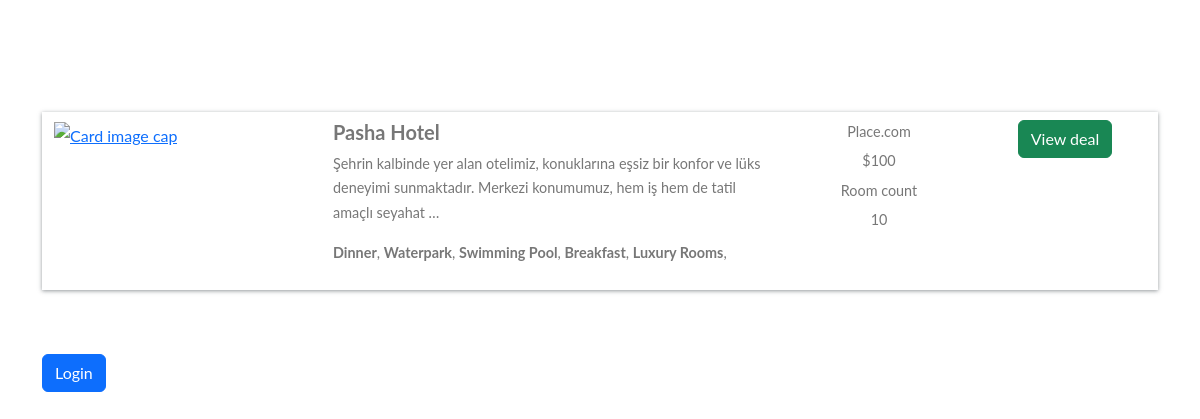
/hotel-detail/c705aa552460495b8ad7b716faaf2148/, run on the app's committed database.
### home/models.py (models this page shows, shortened)
class BaseModel(models.Model):
    uid = models.UUIDField(default=uuid.uuid4 , editable=False,primary_key=True)
    created_at = models.DateField(auto_now_add=True)
    updated_at = models.DateField(auto_now_add=True)
    class Meta:
        abstract = True

class Hotel(BaseModel):
    hotel_name = models.CharField(max_length=100)
    hotel_price = models.IntegerField()
    description = models.TextField()
    amenities = models.ManyToManyField(Amenities)
    room_count = models.IntegerField(default=10)

class Amenities(BaseModel):
    amenity_name = models.CharField(max_length=100)

### home/views.py (the view, shortened to what this page needs)
# urls.py: path("hotel-detail/<uid>/",hotel_detail,name ="hotel_detail"),
def hotel_detail(request,uid):
    hotel_obj = Hotel.objects.get(uid = uid)
    return render(request , 'hotel_detail.html' ,{
        'hotels_obj' :hotel_obj
    })

### home/templates/hotel_detail.html (shortened to what this page needs)
{% extends "base.html" %}
{%  block start %}
<div class="container mt-5 pt-5">
    <div class="row search-card-result">
        <div class="col-md-3">
        <a href="/hotel-detail/{{hotels_obj.uid}}">
            <img class="img-fluid" src="/media/{{hotels_obj.images.first.images}}" alt="Card image cap">
        </a></div>
        <div class="col-md-5">
            <h5>{{hotels_obj.hotel_name}}</h5>
            <p>
                {{hotels_obj.description|truncatechars:150}}
            </p>
            <p>
                {%for amenitie in hotels_obj.amenities.all %}
                <b>{{amenitie.amenity_name}}</b>,
                {% endfor %}
            </p>
        </div>
        <div class="col-md-2 border-left text-center more-offers">
            <p>Place.com</p>
            <p>${{hotels_obj.hotel_price}}</p>
            <p>Room count</p>
            <p>{{hotels_obj.room_count}}</p>
        </div>
        <div class="col-md-2 border-left text-center more-offers">
            <div class="btn btn-success">View deal </div>
        </div>
    </div>
    {% if request.user.is_authenticated %}
    <div class="filter-card">
        <h5>Book Hotel</h5>
        {%include "messages.html"%}
        <form method="post">
            {% csrf_token %}
            <div class="row form-group">
                <div class="col-md-12">
                    <label for="mintopay">Check in</label>
                    <p>
                        <input type="date" name="checkin" id="checkin" class="form-control">
                    </p>
                </div>
                <div class="col-md-12">
                    <label for="maxtopay">Check out</label>
                    <p>
                        <input type="date" name="checkout" id="checkout" class="form-control">
                    </p>
                </div>
            </div>
            <div class="row form-group">
                <div class="col-md-12">
                    <input type="submit" class="btn btn-primary btn-block" value="Book">
                </div>
            </div>
        </form>
    </div>
    {% else %}
    <a href="/login/" class="btn btn-primary mt-5 ">Login</a>
    {% endif %}
</div>
{% endblock %}

### home/templates/base.html (shortened to what this page needs)
<!doctype html>
<html lang="en">
  <head>
    <link href="https://cdn.jsdelivr.net/npm/bootstrap@5.3.3/dist/css/bootstrap.min.css" rel="stylesheet">
  </head>
  <body>
    {%block start%}
    {%endblock%}
  </body>
</html>

### home/templates/base.html (style rules this page uses)
body { font-family: "Lato", Arial, sans-serif; font-weight: 400; font-size: 16px; line-height: 1.7; background: #fff; color: #777; }
.search-card-result { box-shadow: 0px 1px 4px rgba(41, 51, 57, 0.5); margin: 1rem 0; padding: 0.5rem 0; background-color: #fff; }
.search-card-result img { height: 190px; }
.search-card-result h5 { font-style: 1.1rem; font-weight: 700; }
.search-card-result p { font-size: 0.9rem; }
.search-card-result .more-offers p { margin-bottom: 0.3rem; }

### data on the page
Hotel: hotel_name "Pasha Hotel", description "Şehrin kalbinde yer alan otelimiz, konuklarına eşsiz bir konfor ve lüks deneyimi sunmaktadır. Merkezi konumumuz, hem iş hem de tatil amaçlı seyahat …", hotel_price "100", room_count "10"
Amenities: amenity_name "Dinner"
Amenities: amenity_name "Waterpark"
Amenities: amenity_name "Swimming Pool"
Amenities: amenity_name "Breakfast"
Amenities: amenity_name "Luxury Rooms"
